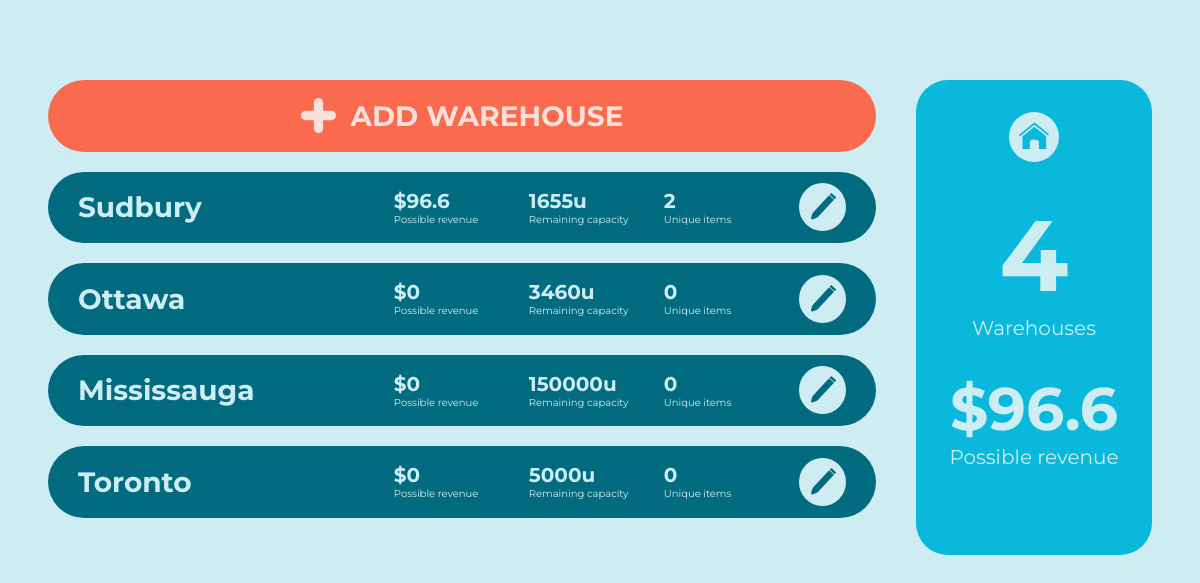
The app's page /warehouses with its own data.
### wms/models.py (models this page shows, shortened)
class Warehouse(db.Model):
    _id = db.Column(db.Integer, primary_key=True)
    name = db.Column(db.String(14), unique=True, nullable=False)
    capacity = db.Column(db.Integer, nullable=False)
    items = db.relationship("Item", backref="home_warehouse", lazy=True)
    @hybrid_property
    def remaining_capacity(self):
        capacityUsed = 0
        for item in self.items:
            capacityUsed += item.quantity * ItemTemplate.query.filter_by(_id=item.item_template_id).first().size
        return self.capacity - capacityUsed
    @hybrid_property
    def possible_revenue(self):
        revenue = 0
        for item in self.items:
            item_temp = ItemTemplate.query.filter_by(_id=item.item_template_id).first()
            revenue += item.quantity * (item_temp.price - item_temp.cost)
        return revenue

class Item(db.Model):
    _id = db.Column(db.Integer, primary_key=True)
    quantity = db.Column(db.Integer, nullable=False)
    warehouse = db.Column(db.String(15), db.ForeignKey('warehouse.name'), nullable=False)
    item_template_id = db.Column(db.Integer, db.ForeignKey('item_template._id'), nullable=False)

class ItemTemplate(db.Model):
    _id = db.Column(db.Integer, primary_key=True)
    name = db.Column(db.String(15), unique=True, nullable=False)
    price = db.Column(db.Float, nullable=False)
    cost = db.Column(db.Float, nullable=False)
    size = db.Column(db.Integer, nullable=False)
    low_threshold = db.Column(db.Integer, nullable=False)
    instances = db.relationship('Item', backref='item_template', lazy=True)  # Instances using this item template

### wms/routes.py (the view)
@app.route("/warehouses", methods=["GET", "POST"])
def warehouses():
    warehouseForm = WarehouseForm()
    warehouseList = Warehouse.query.all()
    possibleRevenue = 0
    for warehouse in warehouseList:
        possibleRevenue += warehouse.possible_revenue
    if warehouseForm.validate_on_submit():
        flash(f'Warehouse "{warehouseForm.name.data}" created.')
        db.session.add(Warehouse(name=warehouseForm.name.data,
                                 capacity=warehouseForm.capacity.data))
        db.session.commit()
        return redirect(url_for('warehouses'))
    return render_template('warehouses.html',
                           warehouseForm=warehouseForm,
                           warehouses=warehouseList,
                           possibleRevenue=possibleRevenue)

### wms/templates/warehouses.html (shortened to what this page needs)
<!DOCTYPE html>
{% extends "base.html" %}
{% block content %}
<link rel="stylesheet" href="static/warehouses.css">
<div class="content">
    <div class="list">
        <ul>
            <li>
                <button class="add-warehouse" id="add-warehouse">
                    <img src="static/+.svg" alt="+ button">
                    <h1>Add Warehouse</h1>
                </button>
            </li>
            {% for warehouse in warehouses %}
            <li class="warehouse-card">
                <ul>
                    <li class="name-li">
                       <h1>{{warehouse.name}}</h1>
                    </li>
                    <li>
                        <ul class="stats">
                            <li>
                                <h2>${{warehouse.possible_revenue}}</h2>
                                <p>Possible revenue</p>
                            </li>
                            <li>
                                <h2>{{warehouse.remaining_capacity}}u</h2>
                                <p>Remaining capacity</p>
                            </li>
                            <li>
                                <h2>{{warehouse.items|length}}</h2>
                                <p>Unique items</p>
                            </li>
                        </ul>
                    </li>
                    <li class="edit-li">
                        <a href="{{url_for('view_warehouse', warehouse_name=warehouse.name)}}">
                            <button class="edit-button">
                            </button>
                        </a>
                    </li>
                </ul>
            </li>
            {% endfor %}
        </ul>
    </div>
    <div class="warehouse-stats">
        <ul>
            <li>
                <a href="{{url_for('home')}}" class="home">
                </a>
            </li>
            <li>
                <h1>{{warehouses|length}}</h1>
                <p>Warehouses</p>
            </li>
            <li>
                <h2>
                    ${{possibleRevenue}}
                </h2>
                <p>Possible revenue</p>
            </li>
        </ul>
    </div>
</div>
{% endblock content %}

### wms/static/main.css (style rules this page uses)
body, html { margin: 0; padding: 0; background-color: #CEEDF3; font-family: 'Montserrat', sans-serif; scroll-behavior: smooth; }
a, button { cursor: pointer; font-family: 'Montserrat', sans-serif; text-decoration: none; }
a:link, button:link { text-decoration: none !important; }
img { pointer-events: none; -moz-user-select: none; -ms-user-select: none; user-select: none; -webkit-user-select: none; }

### wms/static/warehouses.css (style rules this page uses)
li { list-style: none; }
body { margin: 5em 3em; }
.content { display: -webkit-box; display: -ms-flexbox; display: flex; }
.list { margin-right: 2.5em; min-width: 75%; height: 475px; overflow-y: scroll; }
.list ul { padding: 0; margin: 0; }
.warehouse-card { color: #CEEDF3; background-color: #036B80; display: -webkit-box; display: -ms-flexbox; display: flex; border-radius: 4em; -webkit-box-align: center; -ms-flex-align: center; align-items: center; padding: 0 30px; margin-bottom: 20px; }
.warehouse-card h1, .warehouse-card a { font-size: 28px; margin-right: 20px; color: #CEEDF3; }
.warehouse-card ul { display: -webkit-box; display: -ms-flexbox; display: flex; -webkit-box-align: center; -ms-flex-align: center; align-items: center; padding: 0; width: 100%; -webkit-box-pack: right; -ms-flex-pack: right; justify-content: right; }
.warehouse-card ul .name-li { margin-right: auto; }
.warehouse-card .stats li { width: 110px; margin-right: 25px; }
.warehouse-card .stats h2 { font-size: 20px; margin: 0; }
.warehouse-card .stats p { font-size: 10px; margin: 0; }
.warehouse-card .edit-li { display: -webkit-box; display: -ms-flexbox; display: flex; -webkit-box-pack: center; -ms-flex-pack: center; justify-content: center; -webkit-box-align: center; -ms-flex-align: center; align-items: center; }
.warehouse-card .edit-li a { margin: 0; }
.warehouse-card .edit-button { background-color: #CEEDF3; border-radius: 50%; border: none; display: -webkit-box; display: -ms-flexbox; display: flex; -ms-flex-line-pack: center; align-content: center; padding: 10px; }
.add-warehouse, .add-items { background-color: #F96A4E; color: #FAE0DB; text-transform: uppercase; font-weight: 800; display: -webkit-box; display: -ms-flexbox; display: flex; border: none; border-radius: 4em; width: 100%; -webkit-box-pack: center; -ms-flex-pack: center; justify-content: center; -webkit-box-align: center; -ms-flex-align: center; align-items: center; padding: 0; margin-bottom: 20px; }
.add-warehouse img, .add-items img { margin-right: 15px; width: 35px; height: 35px; }
.add-warehouse h1, .add-items h1 { font-size: 28px; }
.warehouse-stats { background-color: #09B8DB; color: #CEEDF3; border-radius: 2em; width: 100%; padding: 2em 1em; }
.warehouse-stats ul { padding: 0; margin: 0; }
.warehouse-stats ul li { display: block; text-align: center; margin-bottom: 2em; }
.warehouse-stats a { display: -webkit-box; display: -ms-flexbox; display: flex; width: 50px; height: 50px; background-color: #CEEDF3; border-radius: 50%; margin: 0 auto; -webkit-box-pack: center; -ms-flex-pack: center; justify-content: center; -webkit-box-align: center; -ms-flex-align: center; align-items: center; }
.warehouse-stats a svg { width: 30px; height: 30px; display: inline-block; }
.warehouse-stats h1 { font-size: 100px; margin: 0; }
.warehouse-stats h2 { font-size: 60px; margin: 0; }
.warehouse-stats p { margin: 0; font-size: 20px; }

### records on screen
Warehouse: name "Sudbury", possible_revenue "96.6", remaining_capacity "1655", items|length "2"
Warehouse: name "Ottawa", possible_revenue "0", remaining_capacity "3460", items|length "0"
Warehouse: name "Mississauga", possible_revenue "0", remaining_capacity "150000", items|length "0"
Warehouse: name "Toronto", possible_revenue "0", remaining_capacity "5000", items|length "0"

### other values on screen
{{ warehouses|length }} "4"
{{ possibleRevenue }} "96.6"
